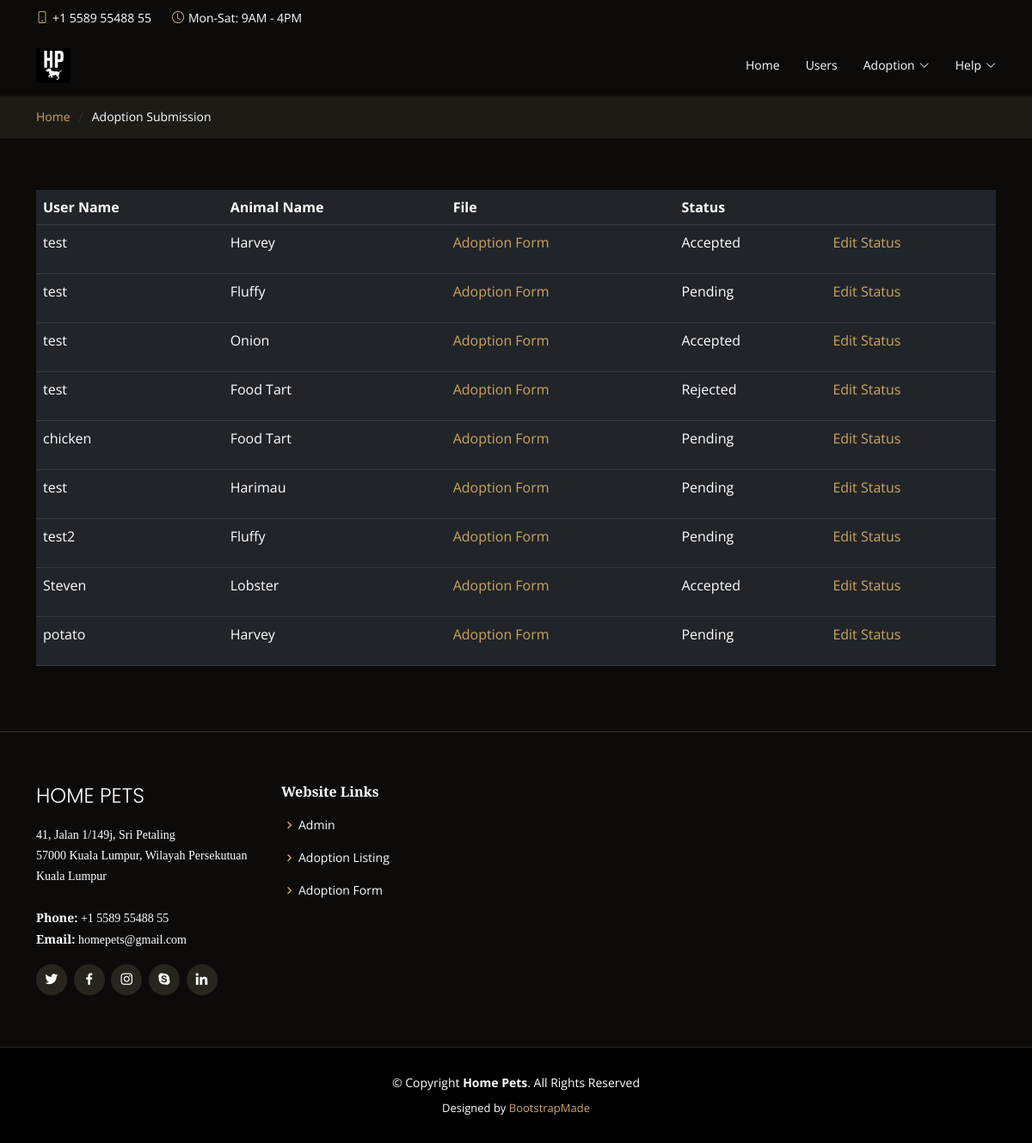
The app's page /admin/adoptionSubmission.php (signed in) with its own data.
### tables this page shows
CREATE TABLE `adoptionform` (
  `formID` int(10) NOT NULL,
  `username` varchar(100) NOT NULL,
  `animalName` varchar(100) NOT NULL,
  `formStatus` varchar(100) NOT NULL,
  `animalID` int(10) NOT NULL,
  `userID` int(10) NOT NULL
);

### admin/adoptionSubmission.php (the view, shortened to what this page needs)
<!DOCTYPE html>
<html lang="en">
<head>
  <link href="../assets/vendor/animate.css/animate.min.css" rel="stylesheet">
  <link href="../assets/vendor/aos/aos.css" rel="stylesheet">
  <link href="../assets/vendor/bootstrap/css/bootstrap.min.css" rel="stylesheet">
  <link href="../assets/vendor/bootstrap-icons/bootstrap-icons.css" rel="stylesheet">
  <link href="../assets/vendor/boxicons/css/boxicons.min.css" rel="stylesheet">
  <link href="../assets/vendor/glightbox/css/glightbox.min.css" rel="stylesheet">
  <link href="../assets/vendor/swiper/swiper-bundle.min.css" rel="stylesheet">
  <link href="../assets/css/style.css" rel="stylesheet">
</head>
<body>
  <div id="topbar" class="d-flex align-items-center fixed-top">
    <div class="container d-flex justify-content-center justify-content-md-between">
      <div class="contact-info d-flex align-items-center">
        <i class="bi bi-phone d-flex align-items-center"><span>+1 5589 55488 55</span></i>
        <i class="bi bi-clock d-flex align-items-center ms-4"><span> Mon-Sat: 9AM - 4PM</span></i>
      </div>
    </div>
  </div>
  <header id="header" class="fixed-top d-flex align-items-center">
    <div class="container-fluid container-xl d-flex align-items-center justify-content-lg-between">
      <a href="main.php" class="logo me-auto me-lg-0"><img src="../assets/img/logo.png" alt="" class="img-fluid"></a>
      <nav id="navbar" class="navbar order-last order-lg-0">
        <ul>
          <li><a class="nav-link scrollto" href="main.php">Home</a></li>
          <li><a class="nav-link scrollto" href="users.php">Users</a></li>
          <li class="dropdown"><a href="#"><span>Adoption</span> <i class="bi bi-chevron-down"></i></a>
              <li class='dropdown'><a href='#'><span><?php echo $_SESSION['user']['username']; ?></span><i class='bi bi-chevron-down'></i></a>
          </li>
        </ul>
      </nav>
    </div>
  </header>
  <main id="main">
    <section class="breadcrumbs">
      <div class="container">
        <div class="d-flex justify-content-between align-items-center">
          <ol>
            <li><a href="main.php">Home</a></li>
            <li>Adoption Submission</li>
          </ol>
        </div>
      </div>
    </section>
  </main>
    <section id="contact" class="contact">
    <div class="container" data-aos="fade-up">
      <table class="table table-dark">
        <tr>
          <th class="col">User Name</th>
          <th class="col">Animal Name</th>
          <th class="col">File</th>
          <th class="col">Status</th>
          <th class="col"></th>
        </tr>
      <?php
        $conn = mysqli_connect("localhost", "root", "", "hpusers");
        $sql = "SELECT formID, username, animalName, formStatus FROM adoptionform";
        $result = $conn->query($sql);
        if ($result->num_rows > 0) {
          while($row = $result->fetch_assoc()) {
            echo "<tr><td>" . $row["username"] . "</td><td>" . $row["animalName"] .
            "</td><td> <a href='../assets/form/" . $row["username"] . $row["animalName"] . ".docx' download>
            <p>Adoption Form</p></a> </td>
            <td>" . $row["formStatus"] . "</td>
          <td>
            <a href='editStatus.php?id=" . $row["formID"] . "
            '>Edit Status</a></h3></td></tr>";
          }
          echo "</table>";
        }
        else {
          echo "No Forms Submitted";
        }
      ?>
    </div>
</section>
  <footer id="footer">
    <div class="footer-top">
      <div class="container">
        <div class="row">
          <div class="col-lg-3 col-md-6">
            <div class="footer-info">
              <h3>Home Pets</h3>
              <p>
                41, Jalan 1/149j, Sri Petaling<br>
                57000 Kuala Lumpur, Wilayah Persekutuan Kuala Lumpur<br><br>
                <strong>Phone:</strong> +1 5589 55488 55<br>
                <strong>Email:</strong> homepets@gmail.com<br>
              </p>
              <div class="social-links mt-3">
                <a href="#" class="twitter"><i class="bx bxl-twitter"></i></a>
                <a href="#" class="facebook"><i class="bx bxl-facebook"></i></a>
                <a href="#" class="instagram"><i class="bx bxl-instagram"></i></a>
                <a href="#" class="google-plus"><i class="bx bxl-skype"></i></a>
                <a href="#" class="linkedin"><i class="bx bxl-linkedin"></i></a>
              </div>
            </div>
          </div>
          <div class="col-lg-2 col-md-6 footer-links">
            <h4>Website Links</h4>
            <ul>
              <li><i class="bx bx-chevron-right"></i> <a href="main.php">Admin</a></li>
              <li><i class="bx bx-chevron-right"></i> <a href="adoptionListing.php">Adoption Listing</a></li>
              <li><i class="bx bx-chevron-right"></i> <a href="adoptionListing.php">Adoption Form</a></li>
            </ul>
          </div>
        </div>
      </div>
    </div>
    <div class="container">
      <div class="copyright">
        &copy; Copyright <strong><span>Home Pets</span></strong>. All Rights Reserved
      </div>
      <div class="credits">
        Designed by <a href="https://bootstrapmade.com/">BootstrapMade</a>
      </div>
    </div>
  </footer>
</body>
</html>

### assets/css/style.css (style rules this page uses)
body { font-family: "Open Sans", sans-serif; background: #0c0b09; color: #fff; }
a { color: #cda45e; text-decoration: none; }
h1, h2, h3, h4, h5, h6 { font-family: "Playfair Display", serif; }
#topbar { height: 40px; font-size: 14px; transition: all 0.5s; z-index: 996; }
#topbar .contact-info i { font-style: normal; color: #d9ba85; }
#topbar .contact-info i span { padding-left: 5px; color: #fff; }
#header { background: rgba(12, 11, 9, 0.6); border-bottom: 1px solid rgba(12, 11, 9, 0.6); transition: all 0.5s; z-index: 997; padding: 15px 0; top: 40px; }
#header .logo { font-size: 28px; margin: 0; padding: 0; line-height: 1; font-weight: 300; letter-spacing: 1px; text-transform: uppercase; font-family: "Poppins", sans-serif; }
#header .logo img { max-height: 40px; }
.navbar { padding: 0; }
.navbar ul { margin: 0; padding: 0; display: flex; list-style: none; align-items: center; }
.navbar li { position: relative; }
.navbar a { display: flex; align-items: center; justify-content: space-between; padding: 10px 0 10px 30px; color: #fff; white-space: nowrap; transition: 0.3s; font-size: 14px; }
.navbar a i { font-size: 12px; line-height: 0; margin-left: 5px; }
section { padding: 60px 0; overflow: hidden; }
.breadcrumbs { padding: 15px 0; background: #1d1b16; margin-top: 110px; }
.breadcrumbs ol { display: flex; flex-wrap: wrap; list-style: none; padding: 0; margin: 0; font-size: 14px; }
.breadcrumbs ol li + li { padding-left: 10px; }
.breadcrumbs ol li + li::before { display: inline-block; padding-right: 10px; color: #37332a; content: "/"; }
#footer { background: black; padding: 0 0 30px 0; color: #fff; font-size: 14px; }
#footer .footer-top { background: #0c0b09; border-top: 1px solid #37332a; border-bottom: 1px solid #28251f; padding: 60px 0 30px 0; }
#footer .footer-top .footer-info { margin-bottom: 30px; }
#footer .footer-top .footer-info h3 { font-size: 24px; margin: 0 0 20px 0; padding: 2px 0 2px 0; line-height: 1; font-weight: 300; text-transform: uppercase; font-family: "Poppins", sans-serif; }
#footer .footer-top .footer-info p { font-size: 14px; line-height: 24px; margin-bottom: 0; font-family: "Playfair Display", serif; color: #fff; }
#footer .footer-top .social-links a { font-size: 18px; display: inline-block; background: #28251f; color: #fff; line-height: 1; padding: 8px 0; margin-right: 4px; border-radius: 50%; text-align: center; width: 36px; height: 36px; transition: 0.3s; }
#footer .footer-top h4 { font-size: 16px; font-weight: 600; color: #fff; position: relative; padding-bottom: 12px; }
#footer .footer-top .footer-links { margin-bottom: 30px; }
#footer .footer-top .footer-links ul { list-style: none; padding: 0; margin: 0; }
#footer .footer-top .footer-links ul i { padding-right: 2px; color: #cda45e; font-size: 18px; line-height: 1; }
#footer .footer-top .footer-links ul li { padding: 10px 0; display: flex; align-items: center; }
#footer .footer-top .footer-links ul li:first-child { padding-top: 0; }
#footer .footer-top .footer-links ul a { color: #fff; transition: 0.3s; display: inline-block; line-height: 1; }
#footer .copyright { text-align: center; padding-top: 30px; }
#footer .credits { padding-top: 10px; text-align: center; font-size: 13px; color: #fff; }

### records on screen
adoptionform: username "test", animalName "Harvey", formStatus "Accepted"
adoptionform: username "test", animalName "Fluffy", formStatus "Pending"
adoptionform: username "test", animalName "Onion", formStatus "Accepted"
adoptionform: username "test", animalName "Food Tart", formStatus "Rejected"
adoptionform: username "chicken", animalName "Food Tart", formStatus "Pending"
adoptionform: username "test", animalName "Harimau", formStatus "Pending"
adoptionform: username "test2", animalName "Fluffy", formStatus "Pending"
adoptionform: username "Steven", animalName "Lobster", formStatus "Accepted"
adoptionform: username "potato", animalName "Harvey", formStatus "Pending"

### other values on screen
$_SESSION['user']['username'] "Help"
